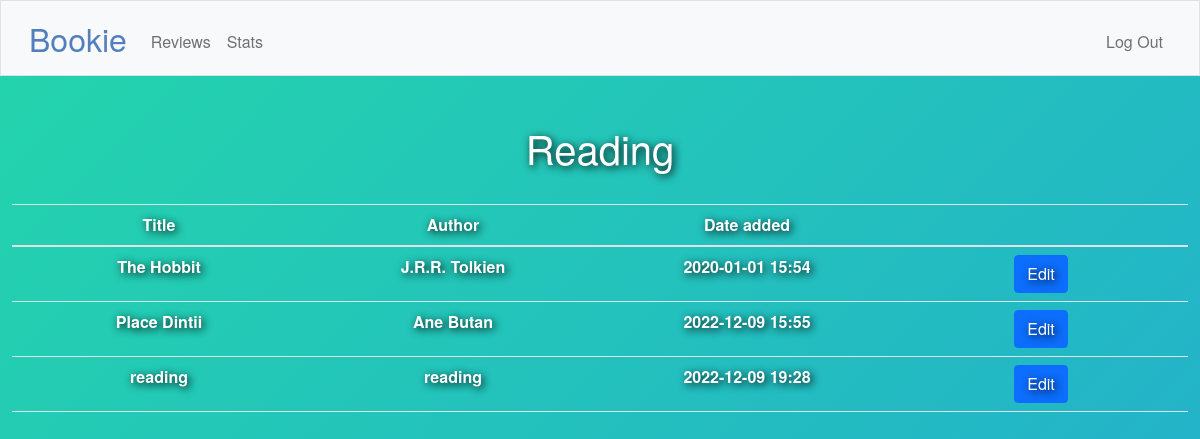
The page /bookstatus/reading (signed in) on the database its author committed.
### tables this page shows
CREATE TABLE books (id INTEGER PRIMARY KEY AUTOINCREMENT NOT NULL, title TEXT NOT NULL, author TEXT NOT NULL, date TEXT NOT NULL, user_id INTEGER NOT NULL, status TEXT DEFAULT 'planned', FOREIGN KEY(user_id) REFERENCES users(id));

### app.py (the view)
@app.route("/bookstatus/<string:status>", methods=["GET", "POST"])
@login_required
def bookstatus(status):
    if status == "toread":
        status = "To Read"
    books = db.execute("SELECT * FROM books WHERE user_id = ? AND status COLLATE NOCASE = ?", session["user_id"], status)
    return render_template("bookstatus.html", books=books, status=status, message=status.capitalize())

### app.py (called while the page is built)
@app.after_request
def after_request(response):
    response.headers["Cache-Control"] = "no-cache, no-store, must-revalidate"
    response.headers["Expires"] = 0
    response.headers["Pragma"] = "no-cache"
    return response

### helpers.py (called while the page is built)
def login_required(f):
    @wraps(f)
    def decorated_function(*args, **kwargs):
        if session.get("user_id") is None:
            return redirect("/login")
        return f(*args, **kwargs)
    return decorated_function

### templates/bookstatus.html (shortened to what this page needs)
{% extends "layout.html" %}
{% block main %}
<h1>{{ message }}</h1>
<br>
<body>
    <table class="table table-hover">
        <thead>
            <tr>
                <th scope="col">Title</th>
                <th scope="col">Author</th>
                <th scope="col">Date added</th>
                <th> </th>
            </tr>
        </thead>
        <tbody>
            {% for book in books %}
            <tr>
                <td>{{ book.title }}</td>
                <td>{{ book.author }}</td>
                <td>{{ book.date }}</td>
                <td>
                    <form action="/editbook/{{ book.id }}" method="get">
                        <button class="btn btn-primary" type="submit">
                            Edit
                        </button>
                    </form>
                </td>
            </tr>
            {% endfor %}
        </tbody>
    </table>
</body>
{% endblock %}

### static/styles.css (style rules this page uses)
body { font-family: "Helvetica Neue", Helvetica, Arial, sans-serif; font-size: 14px; line-height: 20px; color: #333; background-color: #fff; }
body { padding-top: 0px; padding-bottom: 40px; }
body { background: linear-gradient(-45deg, #ee7752, #e73c7e, #23a6d5, #23d5ab); background-size: 400% 400%; animation: gradient 15s ease infinite; height: 100vh; }
* { font-family: "Helvetica Neue", Helvetica, Arial, sans-serif; }
table { table-layout: fixed; word-wrap: break-word; }
h1 { text-shadow: 2px 2px 8px #000000; z-index: -1; }
h1 { color: white !important; }
.btn { text-shadow: 2px 2px 8px #000000; font-weight: bolder; }
table { color: white !important; text-shadow: 2px 2px 8px #000000; }
table { font-weight: bolder; }

### rows shown on the page
books: title "The Hobbit", author "J.R.R. Tolkien", date "2020-01-01 15:54"
books: title "Place Dintii", author "Ane Butan", date "2022-12-09 15:55"
books: title "reading", author "reading", date "2022-12-09 19:28"

### other values the page prints
{{ message }} "Reading"
